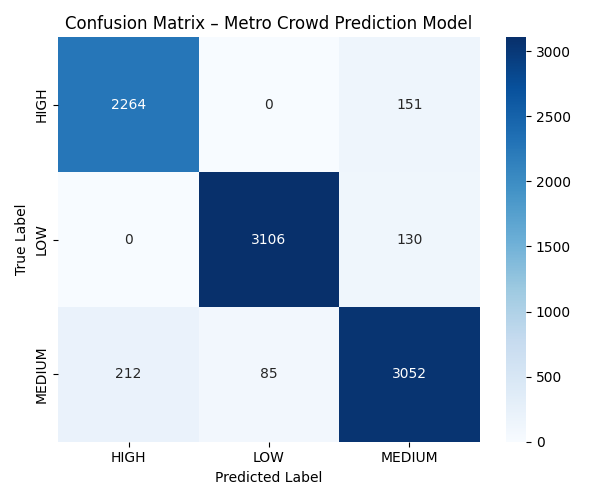

Source code (Python):
# ======================================
# graph.py
# Confusion Matrix Visualization
# ======================================

import pickle
import pandas as pd
import matplotlib.pyplot as plt
import seaborn as sns
from sklearn.model_selection import train_test_split
from sklearn.metrics import confusion_matrix

# -----------------------------
# Load dataset
# -----------------------------
df = pd.read_csv("Nagpur_Metro_Dataset.csv")

# -----------------------------
# Load model & encoders
# -----------------------------
model = pickle.load(open("metro_crowd_model.pkl", "rb"))
label_encoders = pickle.load(open("label_encoders.pkl", "rb"))

# -----------------------------
# Features & target
# -----------------------------
X = df[[
    "route_id",
    "station_name",
    "day_type",
    "time_slot",
    "ticket_count_5min"
]]

y = df["crowd_level"]

# -----------------------------
# Encode categorical columns
# -----------------------------
for col in ["route_id", "station_name", "day_type", "time_slot"]:
    X[col] = label_encoders[col].transform(X[col])

# -----------------------------
# Train-test split
# -----------------------------
X_train, X_test, y_train, y_test = train_test_split(
    X, y, test_size=0.3, random_state=42, stratify=y
)

# -----------------------------
# Prediction
# -----------------------------
y_pred = model.predict(X_test)

# -----------------------------
# Confusion Matrix
# -----------------------------
cm = confusion_matrix(y_test, y_pred)

# -----------------------------
# Plot
# -----------------------------
plt.figure(figsize=(6, 5))
sns.heatmap(
    cm,
    annot=True,
    fmt="d",
    cmap="Blues",
    xticklabels=["HIGH", "LOW", "MEDIUM"],
    yticklabels=["HIGH", "LOW", "MEDIUM"]
)

plt.xlabel("Predicted Label")
plt.ylabel("True Label")
plt.title("Confusion Matrix – Metro Crowd Prediction Model")
plt.tight_layout()
plt.show()
